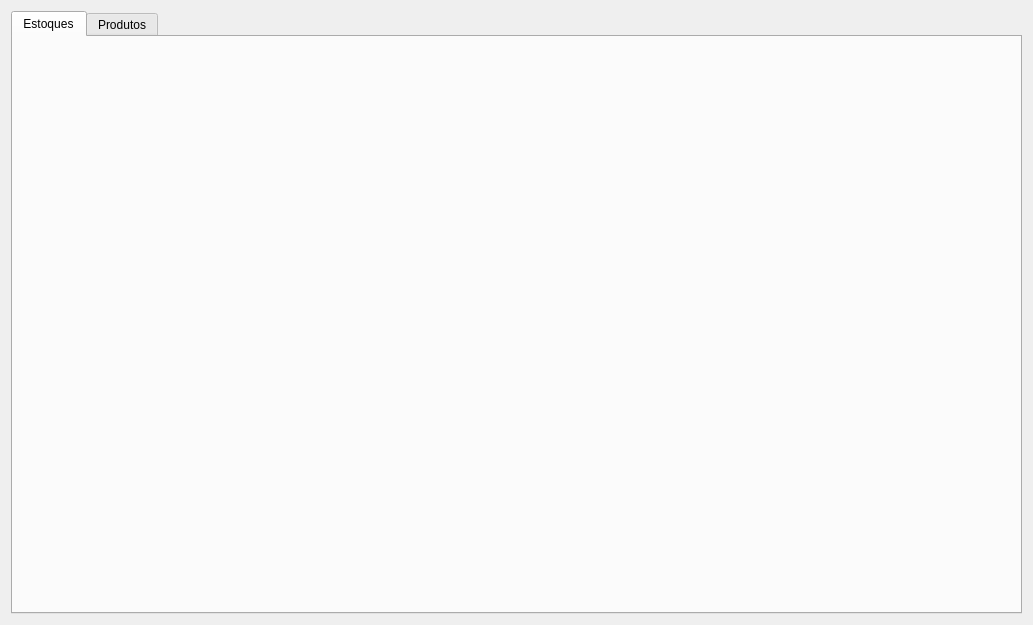
<?xml version="1.0" encoding="UTF-8"?>
<ui version="4.0">
 <class>TabEstoque</class>
 <widget class="QWidget" name="TabEstoque">
  <property name="geometry">
   <rect>
    <x>0</x>
    <y>0</y>
    <width>1033</width>
    <height>625</height>
   </rect>
  </property>
  <property name="windowTitle">
   <string>Form</string>
  </property>
  <layout class="QGridLayout" name="gridLayout">
   <item row="0" column="0">
    <widget class="QTabWidget" name="tabWidget">
     <property name="currentIndex">
      <number>0</number>
     </property>
     <widget class="QWidget" name="tabEstoques">
      <attribute name="title">
       <string>Estoques</string>
      </attribute>
      <layout class="QGridLayout" name="gridLayout_6">
       <item row="0" column="0">
        <widget class="WidgetEstoques" name="widgetEstoques" native="true"/>
       </item>
      </layout>
     </widget>
     <widget class="QWidget" name="tabProdutos">
      <attribute name="title">
       <string>Produtos</string>
      </attribute>
      <layout class="QGridLayout" name="gridLayout_8">
       <item row="0" column="0">
        <widget class="WidgetEstoqueProduto" name="widgetProdutos" native="true"/>
       </item>
      </layout>
     </widget>
    </widget>
   </item>
  </layout>
 </widget>
 <customwidgets>
  <customwidget>
   <class>WidgetEstoques</class>
   <extends>QWidget</extends>
   <header>src/widgetestoques.h</header>
   <container>1</container>
  </customwidget>
  <customwidget>
   <class>WidgetEstoqueProduto</class>
   <extends>QWidget</extends>
   <header>src/widgetestoqueproduto.h</header>
   <container>1</container>
  </customwidget>
 </customwidgets>
 <tabstops>
  <tabstop>tabWidget</tabstop>
 </tabstops>
 <resources/>
 <connections/>
</ui>
